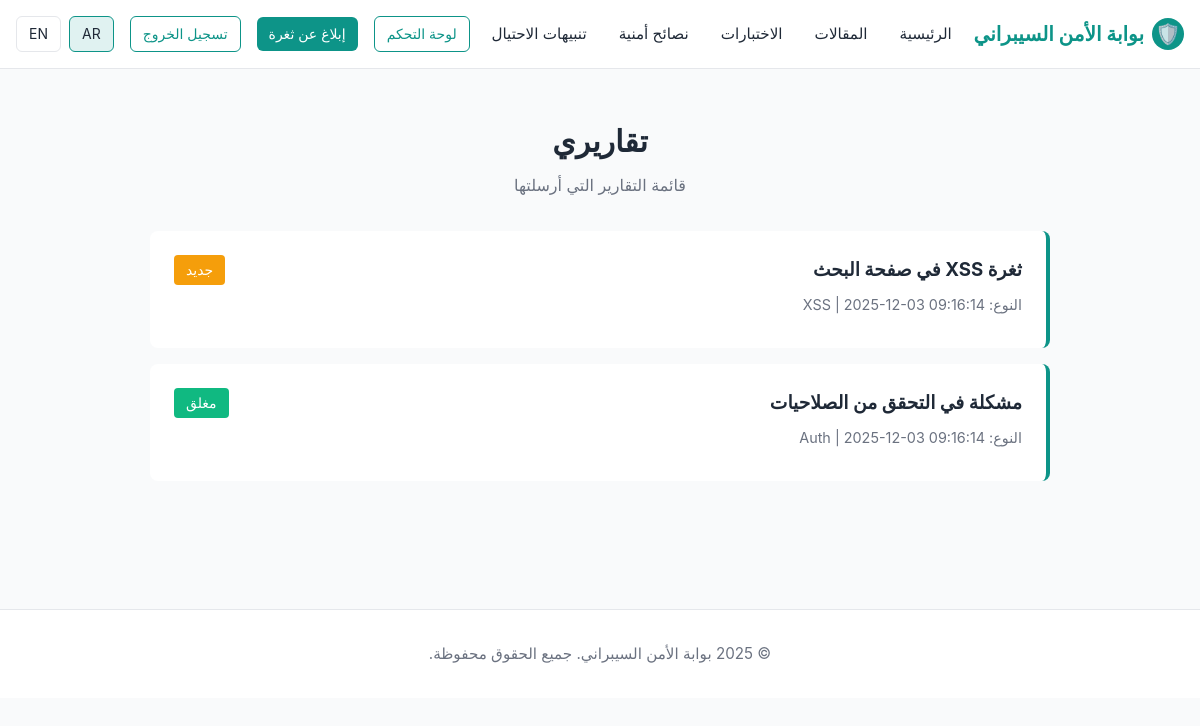
/my-reports (signed in), run on the app's committed database.
### tables this page shows
CREATE TABLE reports (
            id INTEGER PRIMARY KEY AUTOINCREMENT,
            user_id INTEGER NOT NULL,
            report_type TEXT NOT NULL, -- e.g., 'XSS', 'SQLi', 'Other'
            title TEXT NOT NULL,
            description TEXT NOT NULL,
            file_path TEXT, -- Path to the uploaded file in static/uploads/
            status TEXT NOT NULL DEFAULT 'new', -- 'new', 'in_review', 'closed'
            created_at TIMESTAMP NOT NULL DEFAULT CURRENT_TIMESTAMP,
            updated_at TIMESTAMP NOT NULL DEFAULT CURRENT_TIMESTAMP,
            FOREIGN KEY (user_id) REFERENCES users (id)
        );

### app.py (the view)
@app.route('/my-reports')
@login_required
def my_reports():
    conn = get_db_connection()
    lang = get_current_language()
    reports = conn.execute(
        "SELECT * FROM reports WHERE user_id = ? ORDER BY created_at DESC",
        (session['user_id'],)
    ).fetchall()
    conn.close()
    return render_template('my_reports.html', reports=reports, lang=lang)

### app.py (called while the page is built)
@app.before_request
def set_language_on_first_visit():
    if 'language' not in session:
        session['language'] = app.config['DEFAULT_LANGUAGE']

def get_current_language():
    return session.get('language')

def login_required(f):
    @wraps(f)
    def decorated_function(*args, **kwargs):
        if 'user_id' not in session:
            flash('يجب تسجيل الدخول أولاً.', 'warning')
            return redirect(url_for('login'))
        return f(*args, **kwargs)
    return decorated_function

### models.py (called while the page is built)
def get_db_connection():
    conn = sqlite3.connect(DATABASE)
    conn.row_factory = sqlite3.Row
    return conn

### templates/my_reports.html (shortened to what this page needs)
{% extends "base.html" %}
{% block content %}
<section class="section container">
    <h2>تقاريري</h2>
    <p class="section-subtitle">قائمة التقارير التي أرسلتها</p>
    {% if reports %}
    <div style="max-width: 900px; margin: 0 auto;">
        {% for report in reports %}
        <a href="{{ url_for('report_detail', report_id=report['id']) }}" style="text-decoration: none; color: inherit;">
            <div style="background-color: white; padding: 1.5rem; margin-bottom: 1rem; border-radius: 0.5rem; border-right: 4px solid var(--primary-color); cursor: pointer; transition: all 0.3s;">
                <div style="display: flex; justify-content: space-between; align-items: start;">
                    <div>
                        <h3 style="margin-bottom: 0.5rem;">{{ report['title'] }}</h3>
                        <p style="color: var(--text-light); font-size: 0.9rem; margin-bottom: 0.5rem;">
                            النوع: {{ report['report_type'] }} | {{ report['created_at'] }}
                        </p>
                    </div>
                    <span style="background-color:
                        {% if report['status'] == 'new' %}var(--warning-color)
                        {% elif report['status'] == 'in_review' %}var(--primary-color)
                        {% else %}var(--success-color)
                        {% endif %};
                        color: white; padding: 0.25rem 0.75rem; border-radius: 0.25rem; font-size: 0.875rem;">
                        {% if report['status'] == 'new' %}جديد
                        {% elif report['status'] == 'in_review' %}قيد المراجعة
                        {% else %}مغلق
                        {% endif %}
                    </span>
                </div>
            </div>
        </a>
        {% endfor %}
    </div>
    {% else %}
    <div style="text-align: center; padding: 3rem;">
        <p style="color: var(--text-light); margin-bottom: 1.5rem;">لم تقم بإرسال أي تقارير حتى الآن</p>
        <a href="{{ url_for('submit_report') }}" class="btn btn-primary">إرسال تقرير جديد</a>
    </div>
    {% endif %}
</section>
{% endblock %}

### static/css/style.css (style rules this page uses)
:root { --primary-color: #0d9488; --primary-light: #e0f2f1; --secondary-color: #1f2937; --text-dark: #1f2937; --text-light: #6b7280; --border-color: #e5e7eb; --success-color: #10b981; --danger-color: #ef4444; --warning-color: #f59e0b; }
* { margin: 0; padding: 0; box-sizing: border-box; }
html, body { font-family: -apple-system, BlinkMacSystemFont, 'Segoe UI', Roboto, 'Helvetica Neue', Arial, sans-serif; direction: rtl; text-align: right; }
body { background-color: #f9fafb; color: var(--text-dark); line-height: 1.6; }
.container { max-width: 1200px; margin: 0 auto; padding: 0 1rem; }
.section { padding: 3rem 0; }
.section h2 { font-size: 1.875rem; margin-bottom: 0.5rem; text-align: center; }
.section-subtitle { text-align: center; color: var(--text-light); margin-bottom: 2rem; }

### data on the page
reports: title "ثغرة XSS في صفحة البحث", report_type "XSS", created_at "2025-12-03 09:16:14", status "جديد"
reports: title "مشكلة في التحقق من الصلاحيات", report_type "Auth", created_at "2025-12-03 09:16:14", status "مغلق"
